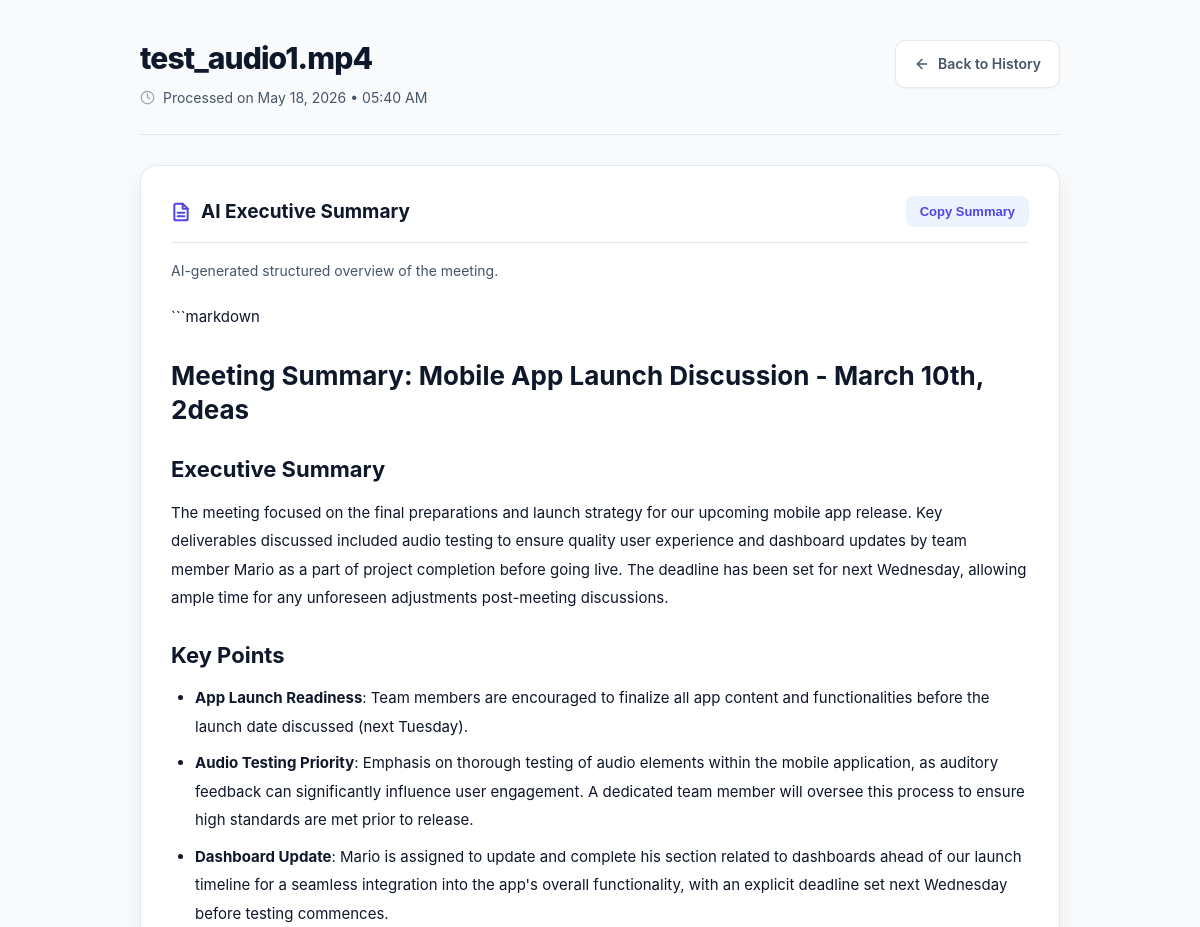
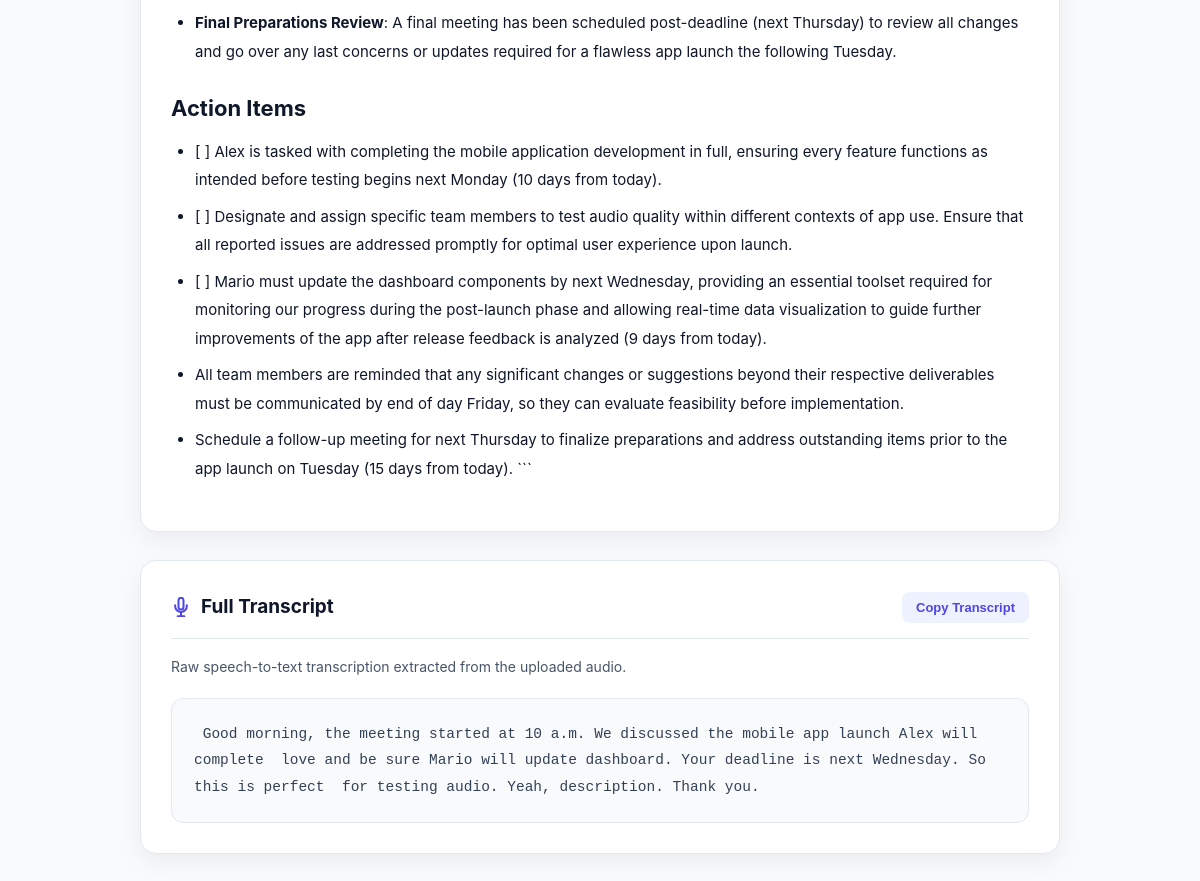
The page /meeting/23 on the database its author committed (2 pictures, top to bottom).
### app.py (models this page shows)
class Meeting(db.Model):
    id = db.Column(
        db.Integer,
        primary_key=True
    )
    filename = db.Column(
        db.String(255),
        nullable=False
    )
    transcript = db.Column(
        db.Text,
        nullable=False
    )
    summary = db.Column(
        db.Text,
        nullable=False
    )
    created_at = db.Column(
        db.DateTime,
        default=datetime.utcnow
    )

### app.py (the view)
@app.route('/meeting/<int:id>')
def meeting_detail(id):
    meeting = Meeting.query.get(id)
    if not meeting:
        return "Meeting not found", 404
    formatted_summary = markdown.markdown(
        meeting.summary
    )
    return render_template(
        'meeting_detail.html',
        meeting=meeting,
        formatted_summary=formatted_summary
    )

### templates/meeting_detail.html (shortened to what this page needs)
<!DOCTYPE html>
<html lang="en">
<head>
</head>
<body>
    <div class="container">
        <header>
            <div class="brand">
                <h1>
                    {{ meeting.filename }}
                </h1>
                <div class="meeting-meta">
                    <svg width="15" height="15" viewBox="0 0 24 24" fill="none" stroke="currentColor" stroke-width="2"
                        stroke-linecap="round" stroke-linejoin="round">
                        <circle cx="12" cy="12" r="10"></circle>
                        <polyline points="12 6 12 12 16 14"></polyline>
                    </svg>
                    <span>
                        Processed on
                        {{ meeting.created_at.strftime('%b %d, %Y • %I:%M %p') }}
                    </span>
                </div>
            </div>
            <a href="/history" class="btn-secondary">
                <svg width="16" height="16" viewBox="0 0 24 24" fill="none" stroke="currentColor" stroke-width="2"
                    stroke-linecap="round" stroke-linejoin="round">
                    <line x1="19" y1="12" x2="5" y2="12"></line>
                    <polyline points="12 19 5 12 12 5"></polyline>
                </svg>
                Back to History
            </a>
        </header>
        <div class="section-box">
            <div class="section-header">
                <div class="section-title">
                    <h2>
                        AI Executive Summary
                    </h2>
                </div>
                <button class="copy-btn" onclick="copySummary()">
                    Copy Summary
                </button>
            </div>
            <p class="section-description">
                AI-generated structured overview of the meeting.
            </p>
            <div class="summary-content" id="summary-content">
                {{ formatted_summary | safe }}
            </div>
        </div>
        <div class="section-box">
            <div class="section-header">
                <div class="section-title">
                    <h2>
                        Full Transcript
                    </h2>
                </div>
                <button class="copy-btn" onclick="copyTranscript()">
                    Copy Transcript
                </button>
            </div>
            <p class="section-description">
                Raw speech-to-text transcription extracted from the uploaded audio.
            </p>
            <pre class="transcript-content" id="transcript-content">{{ meeting.transcript }}</pre>
        </div>
    </div>
</body>
</html>

### templates/meeting_detail.html (style rules this page uses)
:root { --bg-main: #f8fafc; --surface: #ffffff; --text-main: #0f172a; --text-muted: #475569; --primary: #4f46e5; --primary-hover: #4338ca; --border: #e2e8f0; --shadow-sm: 0 1px 2px rgba(0, 0, 0, 0.04); --shadow-md: 0 8px 24px rgba(15, 23, 42, 0.06); --radius: 16px; }
* { box-sizing: border-box; }
body { margin: 0; font-family: Inter, system-ui, -apple-system, BlinkMacSystemFont, "Segoe UI", sans-serif; background: var(--bg-main); color: var(--text-main); padding: 40px 20px; line-height: 1.7; }
.container { max-width: 920px; margin: auto; }
header { display: flex; justify-content: space-between; align-items: flex-start; gap: 20px; margin-bottom: 30px; padding-bottom: 24px; border-bottom: 1px solid var(--border); }
.brand { display: flex; flex-direction: column; gap: 10px; flex: 1; min-width: 0; }
.brand h1 { margin: 0; font-size: 30px; font-weight: 800; letter-spacing: -0.03em; line-height: 1.2; word-break: break-word; }
.meeting-meta { display: flex; align-items: center; gap: 8px; font-size: 14px; color: var(--text-muted); }
.meeting-meta svg { flex-shrink: 0; color: #94a3b8; }
.btn-secondary { display: inline-flex; align-items: center; justify-content: center; gap: 8px; text-decoration: none; background: var(--surface); border: 1px solid var(--border); color: var(--text-muted); padding: 11px 18px; border-radius: 10px; font-size: 14px; font-weight: 600; transition: all 0.2s ease; box-shadow: var(--shadow-sm); white-space: nowrap; }
.copy-btn { border: none; background: #eef2ff; color: var(--primary); padding: 8px 14px; border-radius: 8px; font-size: 13px; font-weight: 700; cursor: pointer; transition: all 0.2s ease; }
.section-box { background: var(--surface); border: 1px solid var(--border); border-radius: var(--radius); padding: 30px; margin-bottom: 28px; box-shadow: var(--shadow-md); }
.section-header { display: flex; justify-content: space-between; align-items: center; gap: 20px; margin-bottom: 22px; padding-bottom: 14px; border-bottom: 1px solid var(--border); }
.section-title { display: flex; align-items: center; gap: 10px; }
.section-title h2 { margin: 0; font-size: 19px; font-weight: 700; }
.section-title svg { color: var(--primary); flex-shrink: 0; }
.summary-content { line-height: 1.9; font-size: 15px; color: var(--text-main); }
.summary-content h1, .summary-content h2, .summary-content h3 { margin-top: 28px; margin-bottom: 12px; font-weight: 700; line-height: 1.3; }
.summary-content h1 { font-size: 26px; }
.summary-content h2 { font-size: 22px; }
.summary-content ul, .summary-content ol { padding-left: 24px; margin-bottom: 18px; }
.summary-content li { margin-bottom: 8px; }
.summary-content strong { color: var(--text-main); }
.transcript-content { background: #f8fafc; border: 1px solid var(--border); border-radius: 12px; padding: 22px; font-size: 14.5px; line-height: 1.8; color: #334155; white-space: pre-wrap; overflow-x: auto; max-height: 550px; overflow-y: auto; margin: 0; }
.section-description { color: var(--text-muted); font-size: 14px; margin-top: -6px; margin-bottom: 20px; }

### rows shown on the page
Meeting: filename "test_audio1.mp4", created_at "May 18, 2026 • 05:40 AM", transcript "Good morning, the meeting started at 10 a.m. We discussed the mobile app launch Alex will complete love and be sure Mario will update dashboard. Your deadline is next Wednesday. So this is perfect for testing audio. Yeah, description. Thank you."
